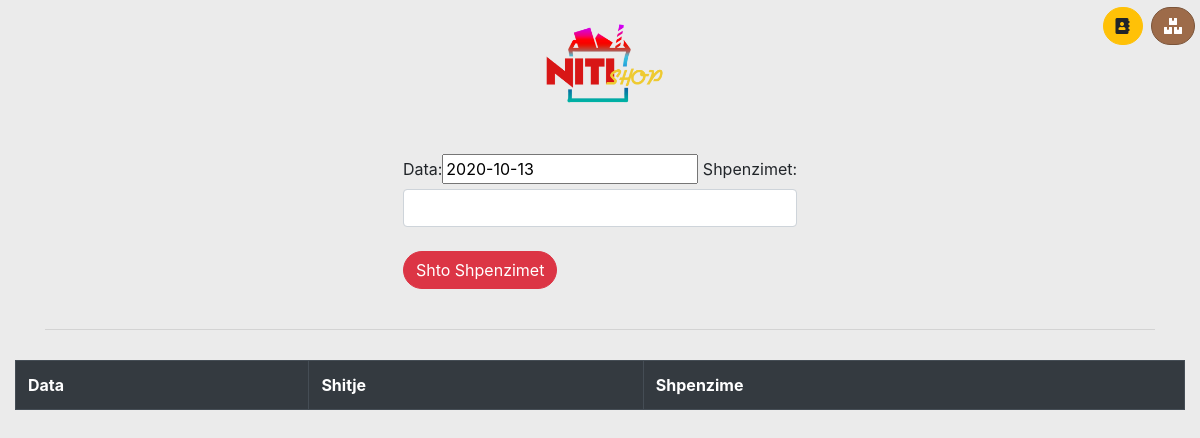
Before: /expense/ with the older database file.
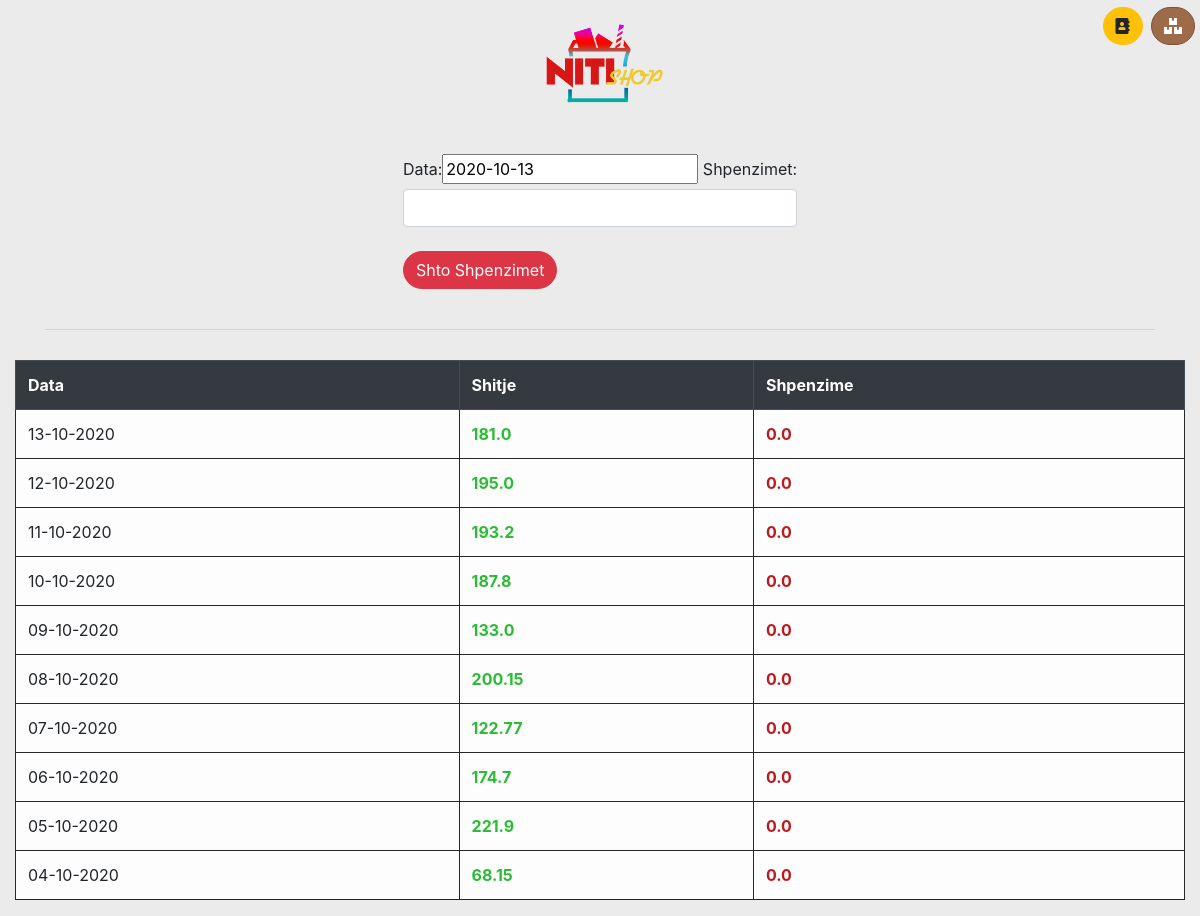
After: the same page with the newer database file.
### nitishop/models.py (models this page shows, shortened)
class Results(models.Model):
    date = models.DateField()
    cashbox = models.FloatField(max_length=40)
    withdraw = models.FloatField(max_length=40)
    remain = models.FloatField(max_length=40)
    sale = models.FloatField(max_length=40)
    profit = models.FloatField(max_length=40)
    neto = models.FloatField(max_length=40)
    expense = models.FloatField(max_length=40)

### nitishop/views.py (the view)
# urls.py: path('expense/', expense_page, name='expense'),
def expense_page(request):
    if request.method == 'POST':
        form = AddExpenseForm(request.POST)
        if form.is_valid():
            cleanse = form.cleaned_data
            try:
                t = Total.objects.get(id=1)
                overwrite = Results.objects.get(date=cleanse['date'])
                overwrite.expense += ro(cleanse['expense'])
                t.total_expense += ro(cleanse['expense'])
                t.budget -= ro(cleanse['expense'])
                overwrite.save()
                t.save()
                request.session['success'] = 'Te dhenat u futen me sukses'
                request.session.set_expiry(1)
                return redirect('expense')
            except Results.DoesNotExist:
                r = Results()
                t = Total.objects.get(id=1)
                r.date = cleanse['date']
                r.cashbox = 0
                r.withdraw = 0
                r.remain = 0
                r.sale = 0
                r.profit = 0
                r.neto = 0
                r.expense = cleanse['expense']
                r.save()
                t.total_expense += r.expense
                t.save()
                request.session['success'] = 'Te dhenat u futen me sukses'
                request.session.set_expiry(1)
                redirect('expense')
            return redirect('expense')
    else:
        form = AddExpenseForm()
    results = Results.objects.order_by('-date')[:10]
    return render(request, 'expense.html', {'form': form, 'data': results})

### nitishop/forms.py (shortened to what this page needs)
class AddExpenseForm(NitiShopBaseForm):
    expense = forms.DecimalField(label="Shpenzimet", max_digits=9, decimal_places=2,
                                 widget=forms.NumberInput(attrs={'class': 'form-control'}), required=False)

### templates/expense.html (shortened to what this page needs)
{% extends 'base.html' %}
{% block content %}
    <div class="d-flex justify-content-center">
    <div class="row">
<form method="POST">
    {{ form }}
    <br>
    <button type="submit" class="btn btn-danger">Shto Shpenzimet</button>
</form>
        </div>
        </div>
<br>
    <hr>
{% endblock %}
    {% block table %}
    <div class="table-responsive">
    <table class="table table-bordered table-light table-hover">
    <thead class="thead-dark">
    <tr>
        <th>Data</th>
        <th>Shitje</th>
        <th>Shpenzime</th>
    </tr>
    </thead>
    {% for i in data %}
    <tr>
    <td>{{ i.date|date:'d-m-Y' }}</td>
    <td style="color: #2bbb34"><b>{{ i.sale }}</b></td>
    <td style="color: #bb1b1f"><b>{{ i.expense }}</b></td>
    </tr>
    {% endfor %}
    </table>
    </div>
{% endblock %}

Changed rows visible on the page:
added Results: date "13-10-2020", sale "181.0", expense "0.0"
added Results: date "12-10-2020", sale "195.0", expense "0.0"
added Results: date "11-10-2020", sale "193.2", expense "0.0"
added Results: date "10-10-2020", sale "187.8", expense "0.0"
added Results: date "09-10-2020", sale "133.0", expense "0.0"
added Results: date "08-10-2020", sale "200.15", expense "0.0"
added Results: date "07-10-2020", sale "122.77", expense "0.0"
added Results: date "06-10-2020", sale "174.7", expense "0.0"
added Results: date "05-10-2020", sale "221.9", expense "0.0"
added Results: date "04-10-2020", sale "68.15", expense "0.0"
